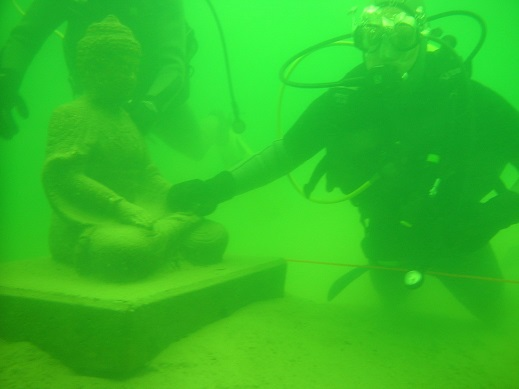
#> input picture hazy/2a.jpg, 519 x 389 px, found by its file name
$ python dehaze.py hazy/2a.jpg
#> lines starting #> are read from the running program, lines starting #| are printed output that depends on the picture; after the words box and inside, x2 and y2 are one past the last pixel; in counts of white or black regions, pixels touching at a corner belong together
#> further down, img is the input picture: shape (389, 519, 3); mean B, G, R 36.1, 189.1, 49.2
import cv2
import math
import numpy as np
import sys

def apply_mask(matrix, mask, fill_value):

    #print(flat[60])
    #print(flat[11940])

    masked = np.ma.array(matrix, mask=mask, fill_value=fill_value)
    print('MASKED=',masked)
    return masked.filled()

def apply_threshold(matrix, low_value, high_value):
    low_mask = matrix < low_value
    matrix = apply_mask(matrix, low_mask, low_value)
    print('Low MASK->',low_mask,'\nMatrix->',matrix)

    high_mask = matrix > high_value
    matrix = apply_mask(matrix, high_mask, high_value)

    return matrix

def simplest_cb(img, percent):
#> called with percent = 1
    assert img.shape[2] == 3
    assert percent > 0 and percent < 100

    half_percent = percent / 200.0
    print('HALF PERCENT->',half_percent)

    channels = cv2.split(img)
    print('Channels->\n',channels)
#> (printed output is left out)
    print('Shape->',channels[0].shape)
#| Shape-> (389, 519)
    print('Shape of channels->',len(channels[2]))
#| Shape of channels-> 389

    out_channels = []
    for channel in channels:
        assert len(channel.shape) == 2
        # find the low and high precentile values (based on the input percentile)
        height, width = channel.shape
        vec_size = width * height
        flat = channel.reshape(vec_size)
        print('vec=',vec_size,'\nFlat=',flat)
        assert len(flat.shape) == 1

        flat = np.sort(flat)

        n_cols = flat.shape[0]

        low_val  = flat[math.floor(n_cols * half_percent)]
        high_val = flat[math.ceil( n_cols * (1.0 - half_percent))]

        print ("Lowval: ", low_val)
        print ("Highval: ", high_val)

        # saturate below the low percentile and above the high percentile
        thresholded = apply_threshold(channel, low_val, high_val)
        # scale the channel
        normalized = cv2.normalize(thresholded, thresholded.copy(), 0, 255, cv2.NORM_MINMAX)
        out_channels.append(normalized)
#> this loop made 3 passes
#> (low_val, high_val) on passes 1 to 3: (7, 80), (133, 255), (17, 100)
#> (printed output is left out)
#> pass 1, in apply_threshold, `low_mask = matrix < low_value`:
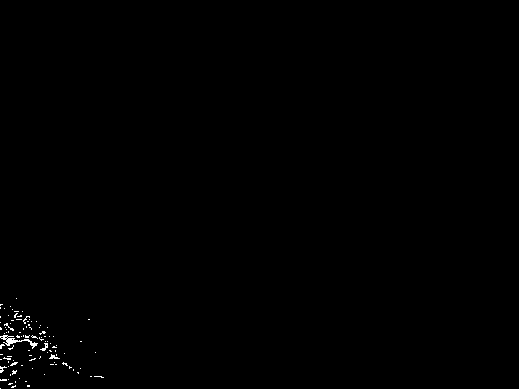
#> low_mask: shape (389, 519) bool; 0.3% white in thin lines or dots, all inside (x1, y1, x2, y2) = (0, 298, 104, 389)
#> pass 1, in apply_mask, `masked = np.ma.array(matrix, mask=mask, fill_value=fill_value)`:
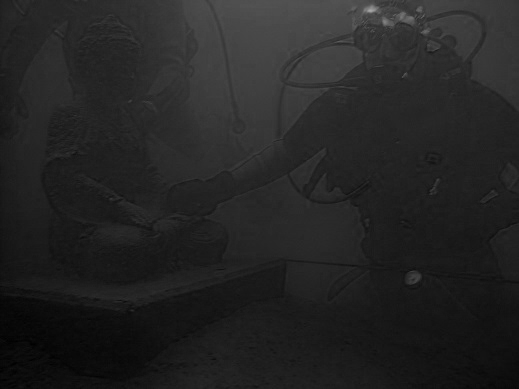
#> masked: shape (389, 519); min 0, max 167, mean 36.1
#> pass 1, in apply_threshold, `high_mask = matrix > high_value`:
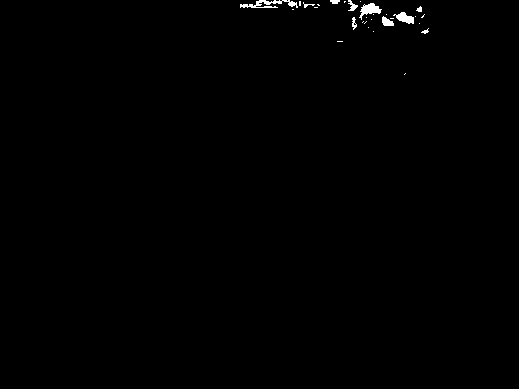
#> high_mask: shape (389, 519) bool; 0.43% white; 30 white regions (20 under 20 px), largest, box (x1, y1, x2, y2) and area: (240, 0, 298, 8) 224, (359, 3, 382, 20) 181, (393, 12, 414, 24) 139
#> after the loop:
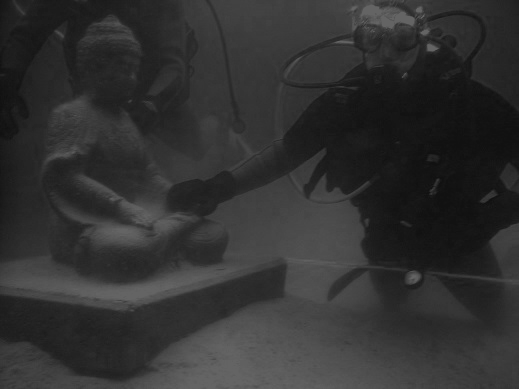
#> thresholded: shape (389, 519); min 17, max 100, mean 49.1
#> after the loop, out_channels = 3 items

    return cv2.merge(out_channels)
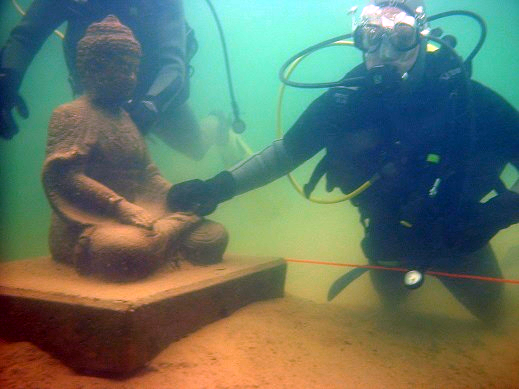
#> returned value: shape (389, 519, 3); mean of channels 0, 1, 2 101.5, 117.4, 98.7; drawn as B, G, R

if __name__ == '__main__':
    #img = cv2.imread(sys.argv[1])
    img = cv2.imread('2a.jpg')
    out = simplest_cb(img, 1)
    cv2.imshow("Before", img)
    cv2.imshow("After", out)
    cv2.waitKey(0)

$ run again, with hazy/1.jpg copied over hazy/2a.jpg
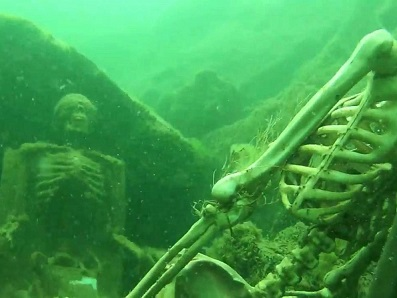
#> input picture hazy/1.jpg, 397 x 298 px, found by its file name
#> img is the input picture: shape (298, 397, 3); mean B, G, R 77.2, 157, 65.1
#> (printed output is left out)
#| Shape-> (298, 397)
#| Shape of channels-> 298
#> the loop in simplest_cb, `for channel in channels:` made 3 passes
#> (low_val, high_val) on passes 1 to 3: (8, 191), (61, 255), (15, 179)
#> (printed output is left out)
#> after the loop in simplest_cb, `for channel in channels:`:
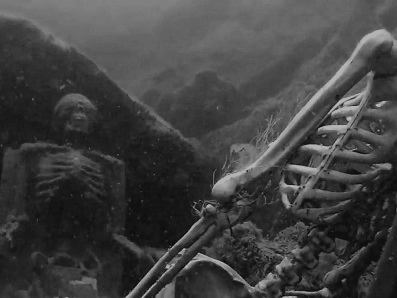
#> thresholded: shape (298, 397); min 15, max 179, mean 65
#> after the loop in simplest_cb, `for channel in channels:`: out_channels = 3 items
#> in simplest_cb, `return cv2.merge(out_channels)`:
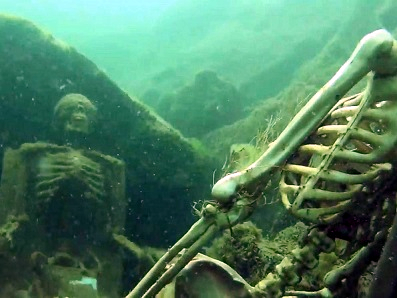
#> returned value: shape (298, 397, 3); mean of channels 0, 1, 2 96.4, 126.2, 77.8; drawn as B, G, R
